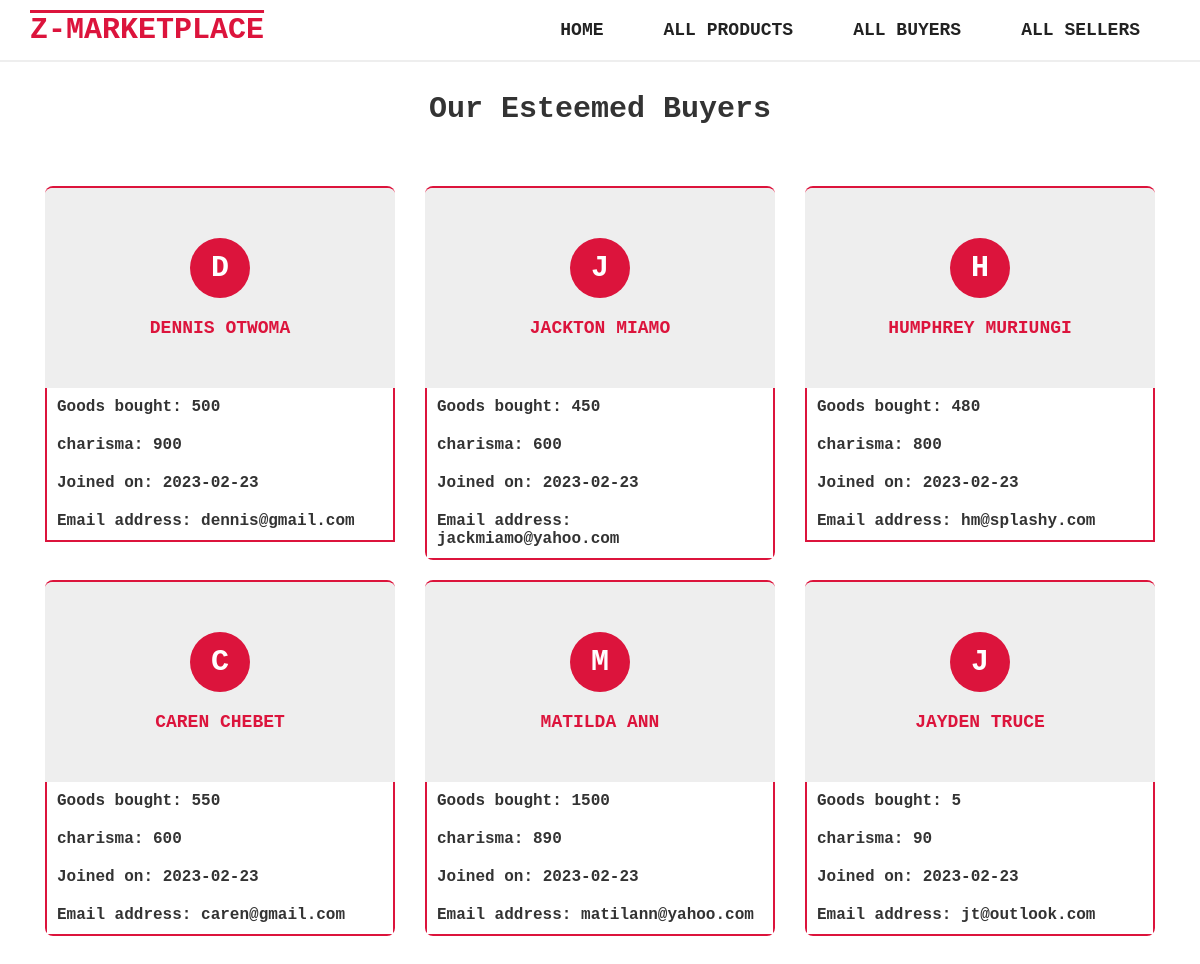
/all-buyers, run on the app's committed database.
### z_market_package/models.py (models this page shows)
class Buyer(db.Model):
    id = db.Column(db.Integer(), primary_key=True)
    buyerName = db.Column(db.String(), nullable=False)
    charisma = db.Column(db.Integer(), nullable=False)
    goodsBought = db.Column(db.Integer(), nullable=False)
    joinedOn = db.Column(db.String(), nullable=False)
    emailAddress = db.Column(db.String(), nullable=False)

### z_market_package/routes.py (the view)
@app.route("/all-buyers")
def all_buyers():
    all_buyers = Buyer.query.all()
    return render_template("buyers.html", all_buyers=all_buyers)

### z_market_package/templates/buyers.html (shortened to what this page needs)
{% extends 'base.html' %}
{% block pagecontent %}
<section class="buyers-section">
    <h2 class="title">our esteemed buyers</h2>
    <div class="buyers__container">
        {% for buyer in all_buyers %}
        <div class="buyer">
            <div class="buyer__name-box">
                <div class="buyer__avartar">{{buyer.buyerName[0]}}</div>
                <h2 class="buyer__name">{{buyer.buyerName}}</h2>
            </div>
            <div class="buyer__body">
                <p class="buyer__about">Goods bought: {{buyer.goodsBought}} </p>
                <p class="buyer__about">charisma: {{buyer.charisma}} </p>
                <p class="buyer__about">Joined on: {{buyer.joinedOn}} </p>
                <p class="buyer__about">Email address: {{buyer.emailAddress}} </p>
            </div>
        </div>
        {% endfor %}
    </div>
</section>
{% endblock %}

### z_market_package/static/styles/main.css (style rules this page uses)
*, *::after, *::before { margin: 0; padding: 0; box-sizing: border-box; }
html { font-size: 62.5%; }
:root { --color-primary: crimson; --color-black-main: #333; --color-black: #222; --col-white: #fff; --col-white-light: #eee; }
body { font-family: 'Courier New', Courier, monospace; color: var(--color-black-main); }
.title { font-size: 3rem; text-transform: capitalize; text-align: center; padding: 3rem 1rem; }
.buyers__container { padding: 3rem; display: grid; grid-template-columns: repeat(auto-fit, minmax(35rem, 1fr)); justify-items: center; }
.buyer { width: 35rem; border-top: 2px solid var(--color-primary); border-radius: 8px; overflow: hidden; margin-bottom: 2rem; }
.buyer__name-box { --height: 20rem; height: var(--height); max-height: var(--height); background-color: var(--col-white-light); display: flex; flex-direction: column; justify-content: center; align-items: center; }
.buyer__avartar { --size: 6rem; width: var(--size); height: var(--size); background-color: var(--color-primary); border-radius: 50%; font-weight: bold; text-transform: uppercase; display: flex; justify-content: center; align-items: center; font-size: 3rem; color: var(--col-white); margin-bottom: 2rem; }
.buyer__name { font-size: 1.8rem; text-transform: uppercase; color: var(--color-primary); }
.buyer__body { border: 2px solid var(--color-primary); border-top: none; }
.buyer__about { font-size: 1.6rem; font-weight: bold; padding: 1rem; }

### data on the page
Buyer: buyerName "D", buyerName "DENNIS OTWOMA", goodsBought "500", charisma "900", joinedOn "2023-02-23", emailAddress "dennis@gmail.com"
Buyer: buyerName "J", buyerName "JACKTON MIAMO", goodsBought "450", charisma "600", joinedOn "2023-02-23", emailAddress "jackmiamo@yahoo.com"
Buyer: buyerName "H", buyerName "HUMPHREY MURIUNGI", goodsBought "480", charisma "800", joinedOn "2023-02-23", emailAddress "hm@splashy.com"
Buyer: buyerName "C", buyerName "CAREN CHEBET", goodsBought "550", charisma "600", joinedOn "2023-02-23", emailAddress "caren@gmail.com"
Buyer: buyerName "M", buyerName "MATILDA ANN", goodsBought "1500", charisma "890", joinedOn "2023-02-23", emailAddress "matilann@yahoo.com"
Buyer: buyerName "J", buyerName "JAYDEN TRUCE", goodsBought "5", charisma "90", joinedOn "2023-02-23", emailAddress "jt@outlook.com"
